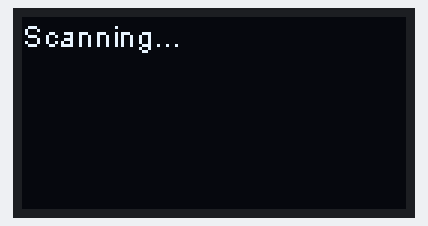
Recording of a sketch running on a simulated ESP32. Shown: 128×64 one-colour display. A WiFi scan finds three made-up networks; what the sketch prints to the serial monitor is not drawn.

Above: at 0.2 s.
At 2.2 s:
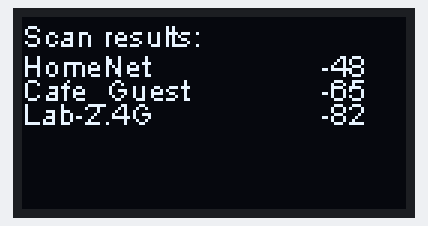
At 7.3 s:
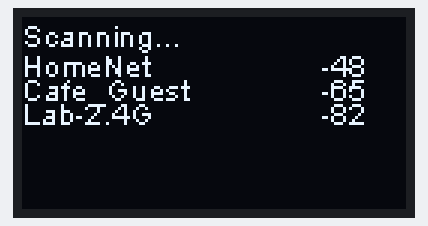

Measured:
- by itself, everything shown: repeats every 7.1 s, in 3 steps
- what the display in image 0 shows lasts 2.0 s, from 0.1 s to 2.1 s
- what the display in image 1 shows lasts 5.0 s, from 2.2 s to 7.2 s

The sketch:

ESP32_OLED_WifiScanner.ino
```cpp
#include "WiFi.h"
#include "Wire.h"
#include "SSD1306.h"

SSD1306 display (0x3c, 5, 4);

void setup()
{
    Serial.begin(115200);

    // Set WiFi to station mode and disconnect from an AP if it was previously connected
    WiFi.mode(WIFI_STA);
    WiFi.disconnect();
    delay(100);
    Serial.println("Setup done");

    display.init();
    display.flipScreenVertically ();
    display.clear();
    display.setTextAlignment (TEXT_ALIGN_LEFT);
    display.setFont(ArialMT_Plain_10);
}

void loop()
{
    Serial.println("scan start");
    display.setColor(BLACK);
    display.fillRect(0,0,127,10);
    display.setColor(WHITE);
    display.drawString(0, 0, "Scanning...     ");
    display.display();

    // WiFi.scanNetworks will return the number of networks found
    int n = WiFi.scanNetworks();
    display.clear();
    display.drawString(0, 0, "Scan results:");
    display.display();
    Serial.println("scan done");
    if (n == 0) {
        Serial.println("no networks found");
        display.drawString(0,10,"No networks found");
    } else {
        Serial.print(n);
        Serial.println(" networks found");
        for (int i = 0; i < n; ++i) {
            // Print SSID and RSSI for each network found
            Serial.print(i + 1);
            Serial.print(": ");
            Serial.print(WiFi.SSID(i));
            display.drawString( 0 , i*8+10  , String(WiFi.SSID(i)));
            Serial.print(" (");
            Serial.print(WiFi.RSSI(i));
            display.drawString( 100 , i*8+10  ,String(WiFi.RSSI(i)));
            Serial.print(")");
            Serial.println((WiFi.encryptionType(i) == WIFI_AUTH_OPEN)?" ":"*");
            delay(10);
        }
    }
    Serial.println("");
    display.display();
    // Wait a bit before scanning again
    delay(5000);
}
```
